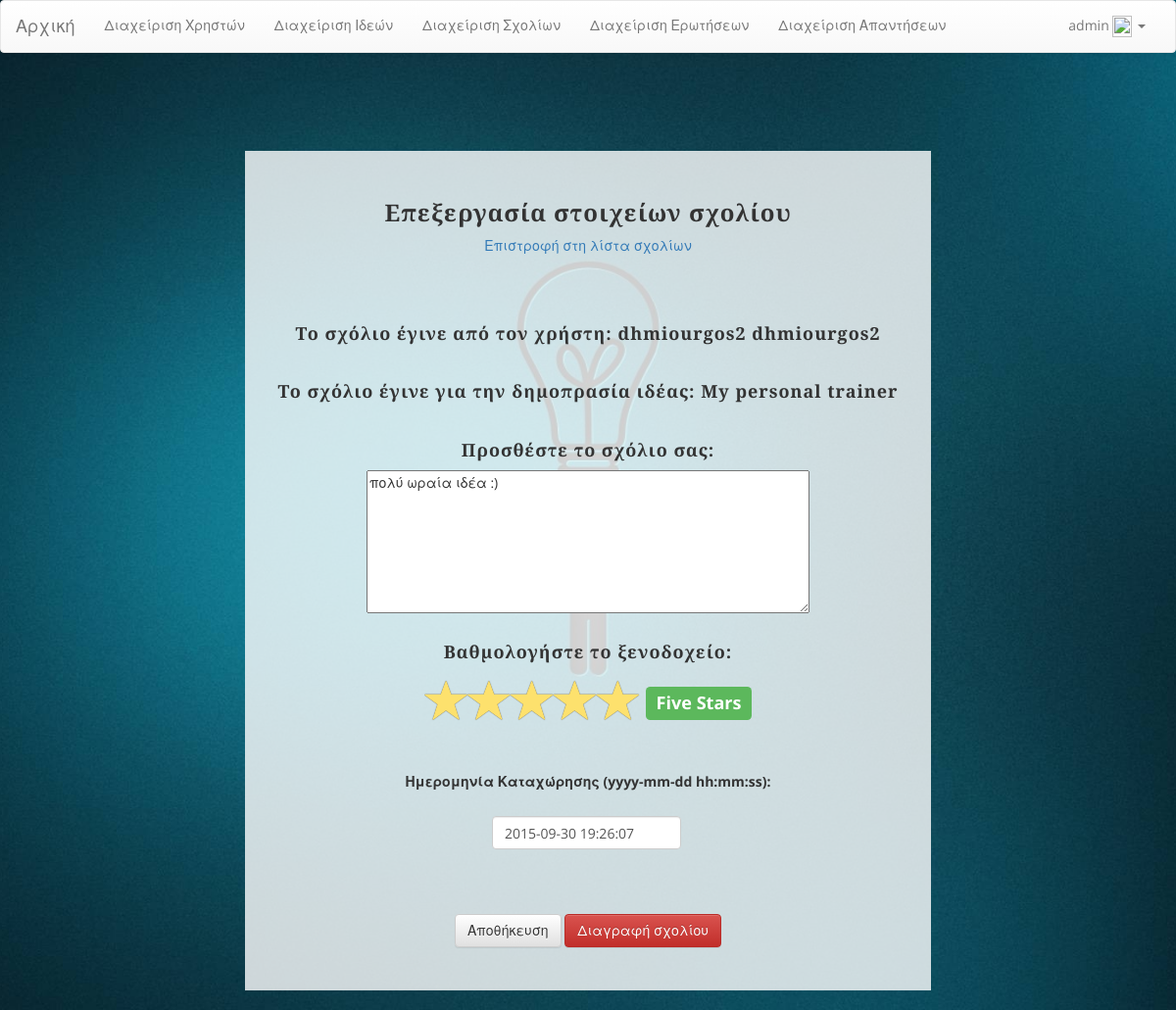
The app's page /IdeasMarketplace/admin/comment_edit.php?id=1 (signed in) with its own data.
### tables this page shows
CREATE TABLE IF NOT EXISTS `users` (
  `id` int(11) NOT NULL,
  `first_name` text NOT NULL,
  `last_name` text NOT NULL,
  `email` text NOT NULL,
  `password` text NOT NULL,
  `type` int(11) NOT NULL,
  `sex` int(11) NOT NULL,
  `age` int(11) NOT NULL,
  `img_temp` tinyint(1) NOT NULL,
  `image` longblob NOT NULL
);

CREATE TABLE IF NOT EXISTS `auctions` (
  `id` int(11) NOT NULL,
  `name` text NOT NULL,
  `description` text NOT NULL,
  `bid_start` int(11) NOT NULL,
  `bid_min` int(11) NOT NULL,
  `buy_price` int(11) NOT NULL,
  `offer_start` datetime NOT NULL,
  `offer_end` datetime NOT NULL,
  `winner` int(11) NOT NULL
);

CREATE TABLE IF NOT EXISTS `comments` (
  `id` int(11) NOT NULL,
  `user_id` int(11) NOT NULL,
  `auction_id` int(11) NOT NULL,
  `comment` text NOT NULL,
  `rate` int(11) NOT NULL,
  `date` datetime NOT NULL
);

### IdeasMarketplace/admin/comment_edit.php (the view, shortened to what this page needs)
<?php
include '../functions.php';
if (isset($_SESSION['type']) && $_SESSION['type'] == 3) {
    $conn = sqldb();
    $sql = 'SELECT user_id,auction_id,comment,rate,date FROM comments WHERE id=' . $_GET['id'] . ';';
    $result = $conn->query($sql);
    $row = $result->fetch_assoc();
    $sql = 'SELECT first_name,last_name FROM users WHERE id=' . $row['user_id'] . ';';
    $result = $conn->query($sql);
    $row1 = $result->fetch_assoc();
    $sql = 'SELECT name FROM auctions WHERE id=' . $row['auction_id'] . ';';
    $result = $conn->query($sql);
    $row2 = $result->fetch_assoc();
    ?>
    <html>
        <head>
            <?php styles(); ?>
            <link href="/css/star-rating.min.css" media="all" rel="stylesheet" type="text/css" />
            <link rel="stylesheet" type="text/css" href="/css/jquery.datetimepicker.css">
        </head>
        <body>
            <?php show_header(); ?>
            <div class="container">
                <div class="row">
                    <div class="box">
                        <center>
                            <h3>Επεξεργασία στοιχείων σχολίου</h3><a href="comments.php">Επιστροφή στη λίστα σχολίων</a><br><br>
                        </center>
                        <br><br>
                        <center>
                            <h4>Το σχόλιο έγινε από τον χρήστη: <?php echo $row1['first_name'] . " " . $row1['last_name']; ?> </h4><br>
                            <h4>Το σχόλιο έγινε για την δημοπρασία ιδέας: <?php echo $row2['name']; ?> </h4><br>
                            <form method='post' onsubmit="saveComment();
                                        return false;">
                                <h4>Προσθέστε το σχόλιο σας:</h4>
                                <textarea id="com" rows="7" cols="60" placeholder="Γράψτε το σχόλιο σας εδώ ..." required><?php echo $row['comment']; ?></textarea><br><br>
                                <h4>Βαθμολογήστε το ξενοδοχείο:</h4>
                                <input id="stars" data-show-clear="false" type="number" value="<?php echo $row['rate']; ?>" class="rating" min=0 max=5 step=1><br><br>
                                <label>Ημερομηνία Καταχώρησης (yyyy-mm-dd hh:mm:ss):</label>
                                <br><br>
                                <div style="margin: 0 0 0 222;" class="col-sm-4">
                                    <input type="text" class="form-control" id="date" name="date" value="<?= $row['date'] ?>" required>
                                </div>
                                <br><br><br><br><br>
                                <button type="submit" onclick="saveComment();" class="btn btn-default">Αποθήκευση</button>
                                <button onclick="deleteComment();
                                            return false;" class="btn btn-danger">Διαγραφή σχολίου</button>
                            </form>
                        </center>
                    </div>
                </div>
            </div>
        </body>
    </html>
    <?php
} else {
    header('Location: ' . "http://$_SERVER[HTTP_HOST]");
    die();
}

### IdeasMarketplace/functions.php (shortened to what this page needs)
<?php
function show_header() {
    if (isset($_SESSION['id'])) {
        $conn = sqldb();
        $sql = "SELECT first_name FROM users WHERE id=" . $_SESSION['id'];
        $result = $conn->query($sql);
        $user = $result->fetch_assoc();
    }
    ?>
    <nav class="navbar navbar-default">
        <div class="container-fluid">
            <div class="navbar-header">
                <a class="navbar-brand" href="/">Αρχική</a>
            </div>
            <div class="collapse navbar-collapse" id="bs-example-navbar-collapse-1">
                <ul class="nav navbar-nav">
                    <?php
                    if (isset($_SESSION['id'])) {
                        if ($_SESSION['type'] == 2) {
                            fix_link("/creator/");
                            echo 'Διαχείριση Ιδεών</a></li>';
                            fix_link("/creator/comments.php");
                            echo 'Διαχείριση Σχολίων</a></li>';
                            fix_link("/creator/questions.php");
                            echo 'Διαχείριση Ερωτήσεων</a></li>';
                            fix_link("/creator/answers.php");
                            echo 'Διαχείριση Απαντήσεων</a></li>';
                        } else if ($_SESSION['type'] == 3) {
                            fix_link("/admin/");
                            echo 'Διαχείριση Χρηστών</a></li>';
                            echo 'Διαχείριση Ιδεών</a></li>';
                            echo 'Διαχείριση Σχολίων</a></li>';
                            echo 'Διαχείριση Ερωτήσεων</a></li>';
                            echo 'Διαχείριση Απαντήσεων</a></li>';
                        }
                    }
                    ?>
                </ul>
                <ul class="nav navbar-nav navbar-right">
                    <?php
                    if (isset($_SESSION['id'])) {
                        ?>
                        <li class="dropdown">
                            <a href="#" class="dropdown-toggle" data-toggle="dropdown" role="button" aria-expanded="false"><?= $user['first_name'] ?>
                                <?php if ($_SESSION['img_temp'] == 0) { ?>
                                    <img style="height: 22px;width: 20px;" src="/img/no_image.jpg">
                                <?php } else { ?>
                                    <img style="height: 22px;width: 20px;" src="../image.php">
                                <?php } ?><span class="caret"></span></a>
                            <?php
                        }
                        ?>
                </ul>
            </div>
        </div>
    </nav>
    <?php
}
function sqldb() {
    $conn = new mysqli("localhost", "root", "", "ideas");
    $conn->query("SET NAMES 'utf8'");
    $conn->query("SET CHARACTER SET 'utf8'");
    return $conn;
}
function fix_link($l) {
    echo '<li';
    if (endsWith($_SERVER['REQUEST_URI'], $l)) {
        echo ' class="active"';
    }
    echo '><a href="' . $l . '">';
}
function endsWith($haystack, $needle) {
    return $needle === "" || (($temp = strlen($haystack) - strlen($needle)) >= 0 && strpos($haystack, $needle, $temp) !== FALSE);
}
function styles() {
    ?>
    <link rel="stylesheet" href="https://maxcdn.bootstrapcdn.com/bootstrap/3.3.4/css/bootstrap.min.css">
    <link rel="stylesheet" href="https://maxcdn.bootstrapcdn.com/bootstrap/3.3.4/css/bootstrap-theme.min.css">
    <link rel="stylesheet" href="/css/style.css">
    <?php
}
    ?>

### IdeasMarketplace/css/style.css (style rules this page uses)
body { font-family: "Open Sans","Helvetica Neue",Helvetica,Arial,sans-serif; background: url('../img/bg.jpg') no-repeat center center fixed; -webkit-background-size: cover; -moz-background-size: cover; background-size: cover; -o-background-size: cover; }
h1, h2, h3, h4, h5, h6 { font-family: "Josefin Slab","Helvetica Neue",Helvetica,Arial,sans-serif; font-weight: 700; letter-spacing: 1px; }
.box { margin-bottom: 20px; padding: 30px 15px; background: #fff; background: rgba(255,255,255,0.8); }
@media screen and (min-width:1200px) { .box:after { content: ''; display: table; clear: both; } }

### IdeasMarketplace/admin/comment_edit.php (style rules this page uses)
.container { margin-top:100px; width:700px; }

### records on screen
users: first_name "admin"
users: first_name "dhmiourgos2", last_name "dhmiourgos2"
auctions: name "My personal trainer"
comments: comment "πολύ ωραία ιδέα :)", date "2015-09-30 19:26:07"
